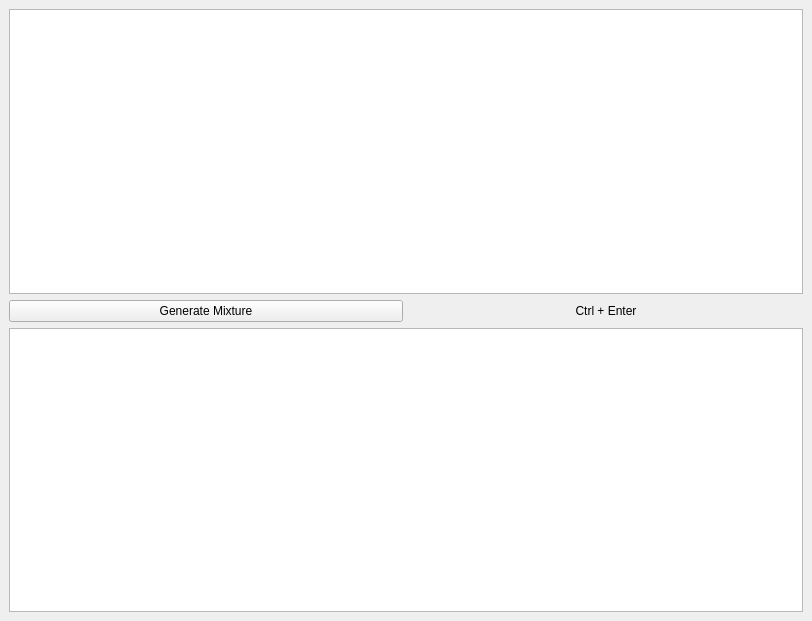
<?xml version="1.0" encoding="UTF-8"?>
<ui version="4.0">
 <class>MainWindow_cyla</class>
 <widget class="QMainWindow" name="MainWindow_cyla">
  <property name="geometry">
   <rect>
    <x>0</x>
    <y>0</y>
    <width>812</width>
    <height>621</height>
   </rect>
  </property>
  <property name="minimumSize">
   <size>
    <width>200</width>
    <height>100</height>
   </size>
  </property>
  <property name="windowTitle">
   <string>CyLa Mixture</string>
  </property>
  <widget class="QWidget" name="centralwidget">
   <property name="minimumSize">
    <size>
     <width>100</width>
     <height>100</height>
    </size>
   </property>
   <layout class="QVBoxLayout" name="verticalLayout">
    <item>
     <widget class="QPlainTextEdit" name="plainTextEdit_input">
      <property name="font">
       <font>
        <family>Hack</family>
       </font>
      </property>
     </widget>
    </item>
    <item>
     <layout class="QHBoxLayout" name="horizontalLayout">
      <item>
       <widget class="QPushButton" name="pushButton_gen_translite">
        <property name="text">
         <string>Generate Mixture</string>
        </property>
       </widget>
      </item>
      <item>
       <widget class="QLabel" name="label_translite_shortcut">
        <property name="text">
         <string>Ctrl + Enter</string>
        </property>
        <property name="alignment">
         <set>Qt::AlignCenter</set>
        </property>
       </widget>
      </item>
     </layout>
    </item>
    <item>
     <widget class="QPlainTextEdit" name="plainTextEdit_output">
      <property name="enabled">
       <bool>true</bool>
      </property>
      <property name="font">
       <font>
        <family>Hack</family>
       </font>
      </property>
      <property name="readOnly">
       <bool>true</bool>
      </property>
      <property name="plainText">
       <string/>
      </property>
     </widget>
    </item>
   </layout>
  </widget>
 </widget>
 <resources/>
 <connections/>
</ui>
